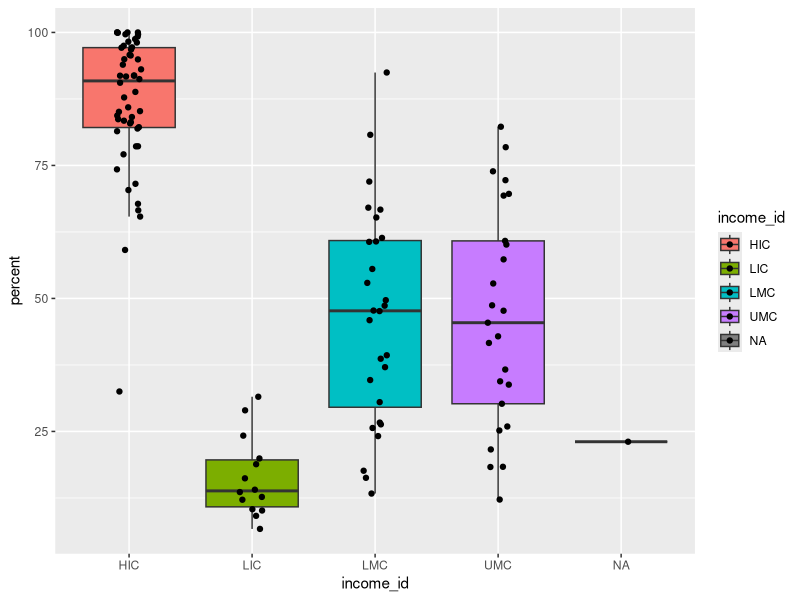
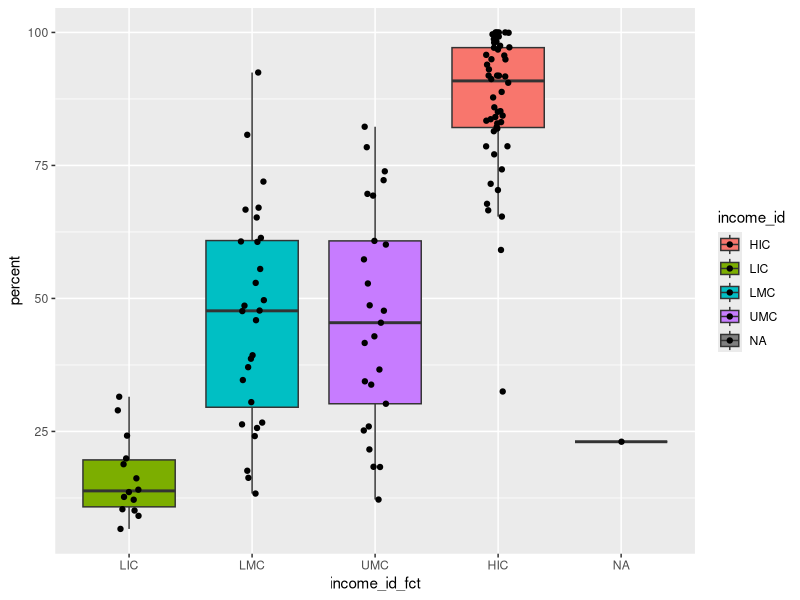

These charts were generated, in order, by the following R code:
## ---- chunk 1

library(dplyr)
library(skimr)
library(ggplot2)
library(readr)

## ---- chunk 2

sanitation <- read_csv(here::here("wk-03/data/jmp-washdata-indicators-safely-managed-sml.csv"))

## ---- chunk 3

glimpse(sanitation)
sanitation

## ---- chunk 4

sanitation |> 
  filter(residence == "national")

sanitation |> 
  filter(residence == "national", iso3 == "SEN") 

sanitation |> 
  filter(iso3 == "GHA" | iso3 == "KEN" | iso3 == "TUR" | iso3 == "NPL")

sanitation |> 
  filter(iso3 %in% c("GHA", "KEN", "TUR", "NPL"))

sanitation |> 
  filter(residence != "national")

sanitation |> 
  filter(percent > 80)

sanitation |> 
  filter(percent < 5)

## ---- chunk 5

sanitation_national_2020 <- sanitation |> 
  filter(residence == "national", year == 2020)

## ---- chunk 6

sanitation_national_2020 |> 
  arrange(percent)

sanitation_national_2020 |> 
  arrange(desc(percent))

## ---- chunk 7

sanitation_national_2020 |> 
  select(name, iso3, percent, pop)

sanitation_national_2020 |> 
  select(name:percent, -year)

sanitation_national_2020 |> 
  select(name:percent, -year, starts_with("p"))

## ---- chunk 8

sanitation_national_2020 |> 
  rename(country_name = name)

## ---- chunk 9

sanitation_national_2020 |> 
  relocate(income_id)

sanitation_national_2020 |> 
  relocate(income_id, .after = year)

sanitation_national_2020 |> 
  relocate(income_id, .before = percent)

sanitation_national_2020 |> 
  relocate(residence:income_id, .before = percent)

## ---- chunk 10

sanitation_national_2020 %>% 
  mutate(people_access = pop * percent / 100) 

## ---- chunk 11


ggplot(data = sanitation_national_2020,
       mapping = aes(x = income_id, 
                     y = percent, 
                     fill = income_id)) +
  geom_boxplot(outlier.shape = NA) +
  geom_jitter(width = 0.1)


# What is with the order?

income_levels <- c("LIC", "LMC", "UMC", "HIC")

sanitation_national_2020_fct <- sanitation_national_2020 |> 
  mutate(income_id_fct = factor(income_id, levels = income_levels))

ggplot(data = sanitation_national_2020_fct,
       mapping = aes(x = income_id_fct, 
                     y = percent, 
                     fill = income_id)) +
  geom_boxplot(outlier.shape = NA) +
  geom_jitter(width = 0.1)


## ---- chunk 12

# How does summarise work

sanitation_national_2020_fct %>% 
  summarise()

sanitation_national_2020_fct |> 
  summarise(percent = mean(percent, na.rm = TRUE),
            count = n())


sanitation_national_2020_fct |> 
  filter(!is.na(percent)) |> 
  summarise(percent = mean(percent),
            count = n())

# Summarise works well with group_by (frequency tables)

sanitation_national_2020_fct |> 
  group_by(region) |> 
  summarise(
    count = n()
  )

## Shortcut

sanitation_national_2020_fct |> 
  count(region)

## Factor order

sanitation_national_2020_fct |> 
  count(income_id_fct)


## Table grouped by two variables

sanitation_national_2020_fct |>
  tidyr::drop_na() |> 
  group_by(income_id_fct) |> 
  summarise(count = n(),
            mean = mean(percent),
            sd = sd(percent),
            median = median(percent)) 

